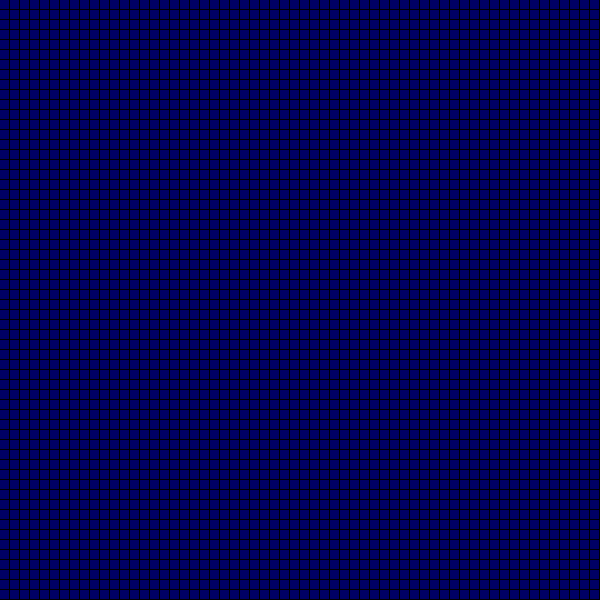
Frame 1 (no input)
Frame 60 (no input): identical to frame 1, image omitted
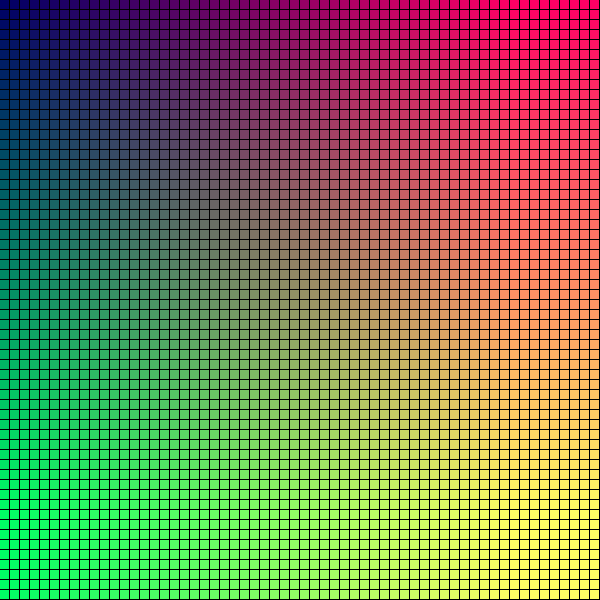
Frame 120 (the mouse pressed at the canvas centre since frame 60)

The p5.js sketch that drew these frames (run headless with seeded random() and noise() and a simulated clock; from frame 60 on, the mouse is pressed at the canvas centre):

// p5.js sketch
// ── sketch.js
let boxWidth=9;
let boxHeight=9;
function setup() {
	createCanvas(600, 600);
	background(0);
}
function draw() {
	noStroke();
	for(let x=0; x<60; x++){
		 for(let y=0; y<60; y++){
			 fill(mouseX/60*x, mouseY/60*y, 100); //鼠标的x和y位置将影响填充颜色的红色和绿色通道
			 rect(x*10, y*10, boxWidth, boxHeight);
		 }
	}
}
